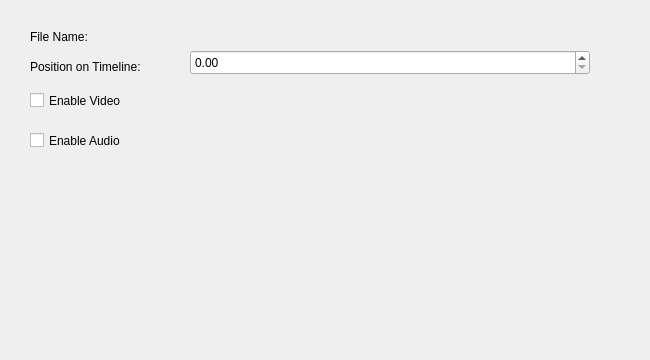
    <widget class="QWidget" name="tabgeneral">
     <attribute name="title">
      <string>General</string>
     </attribute>
     <widget class="QWidget" name="widget_4" native="true">
      <property name="geometry">
       <rect>
        <x>10</x>
        <y>10</y>
        <width>631</width>
        <height>341</height>
       </rect>
      </property>
      <widget class="QLabel" name="label_2">
       <property name="geometry">
        <rect>
         <x>20</x>
         <y>20</y>
         <width>130</width>
         <height>15</height>
        </rect>
       </property>
       <property name="text">
        <string>&lt;html&gt;&lt;head/&gt;&lt;body&gt;&lt;p&gt;File Name: &lt;/p&gt;&lt;/body&gt;&lt;/html&gt;</string>
       </property>
      </widget>
      <widget class="QLabel" name="label_3">
       <property name="geometry">
        <rect>
         <x>20</x>
         <y>50</y>
         <width>130</width>
         <height>15</height>
        </rect>
       </property>
       <property name="text">
        <string>&lt;html&gt;&lt;head/&gt;&lt;body&gt;&lt;p&gt;Position on Timeline:&lt;/p&gt;&lt;/body&gt;&lt;/html&gt;</string>
       </property>
      </widget>
      <widget class="QLabel" name="lblnamefile">
       <property name="geometry">
        <rect>
         <x>160</x>
         <y>20</y>
         <width>321</width>
         <height>16</height>
        </rect>
       </property>
      </widget>
      <widget class="QCheckBox" name="chkactivatevideo">
       <property name="geometry">
        <rect>
         <x>20</x>
         <y>80</y>
         <width>190</width>
         <height>21</height>
        </rect>
       </property>
       <property name="text">
        <string>Enable Video</string>
       </property>
      </widget>
      <widget class="QCheckBox" name="chkactivateaudio">
       <property name="geometry">
        <rect>
         <x>20</x>
         <y>120</y>
         <width>190</width>
         <height>21</height>
        </rect>
       </property>
       <property name="text">
        <string>Enable Audio</string>
       </property>
      </widget>
      <widget class="QDoubleSpinBox" name="doubleSpinBox">
       <property name="geometry">
        <rect>
         <x>180</x>
         <y>40</y>
         <width>400</width>
         <height>25</height>
        </rect>
       </property>
       <property name="alignment">
        <set>Qt::AlignLeading|Qt::AlignLeft|Qt::AlignVCenter</set>
       </property>
      </widget>
     </widget>
    </widget>
